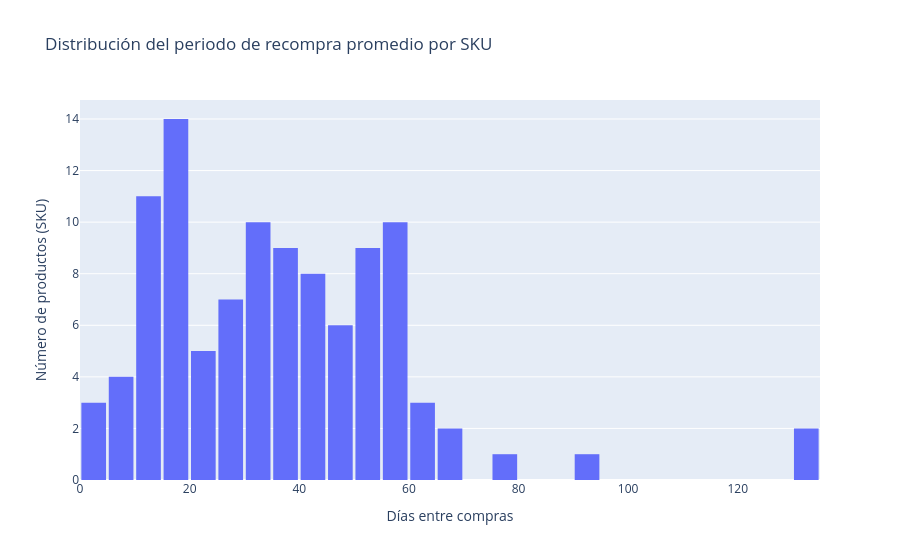

The cell this chart's notebook holds for it:
### Code cell
fig = px.histogram(
    recompra_promedio_producto,
    x="periodo_recompra_promedio",
    nbins=40,  
    title="Distribución del periodo de recompra promedio por SKU",
    labels={"periodo_recompra_promedio": "Periodo de recompra promedio (días)"}
)

fig.update_layout(
    bargap=0.1,
    xaxis_title="Días entre compras",
    yaxis_title="Número de productos (SKU)"
)

fig.show()

### Figure 1 — Plotly figure (JSON) as saved in the notebook; plotly's stock layout.template omitted (floating-point values rounded to 4 significant figures)
{"data": [{"bingroup": "x", "hovertemplate": "Periodo de recompra promedio (días)=%{x}<br>count=%{y}<extra></extra>", "legendgroup": "", "marker": {"color": "#636efa", "pattern": {"shape": ""}}, "name": "", "nbinsx": 40, "orientation": "v", "showlegend": false, "type": "histogram", "x": [21.06, 48.72, NaN, 32.38, 18.84, 37.38, 57.03, 53.35, NaN, 31.65, 30.29, 56.67, 35.12, 38.17, 57.49, 41.05, 41.17, 44.88, 59.34, 54.36, 43.41, 77.55, 56.18, 50.99, 56.86, 49.47, 48.08, NaN, 27.39, 132.0, 31.6, NaN, 19.33, 10.29, 54.84, 17.6, NaN, 31.52, 59.74, 10.31, 49.35, 57.13, 52.98, 36.74, 48.97, 67.46, 15.29, 130.0, 39.59, 34.89, 54.7, 60.78, NaN, 62.76, 62.24, 30.67, 27.5, 58.75, 26.0, 66.81, 34.98, 38.83, 38.0, 58.02, 50.72, 20.1, 43.25, 23.77, NaN, 37.59, 25.98, 22.72, 50.43, 54.14, NaN, 16.97, 39.28, 18.38, 19.83, 46.92, 31.65, 12.34, 14.62, 44.3, 94.92, 17.65, 17.2, 18.64, 21.06, 40.59, 9.25, 16.45, 30.13, 27.26, 41.56, NaN, 29.69, 19.77, 14.66, 26.76, 11.91, 11.81, 2.5, 9.521, 14.93, 18.97, 16.39, 4.993, 4.0, 14.36, 14.03, 6.025, 6.0, 13.0], "xaxis": "x", "yaxis": "y"}], "layout": {"bargap": 0.1, "barmode": "relative", "legend": {"tracegroupgap": 0}, "title": {"text": "Distribución del periodo de recompra promedio por SKU"}, "xaxis": {"anchor": "y", "domain": [0, 1], "title": {"text": "Días entre compras"}}, "yaxis": {"anchor": "x", "domain": [0, 1], "title": {"text": "Número de productos (SKU)"}}}}
